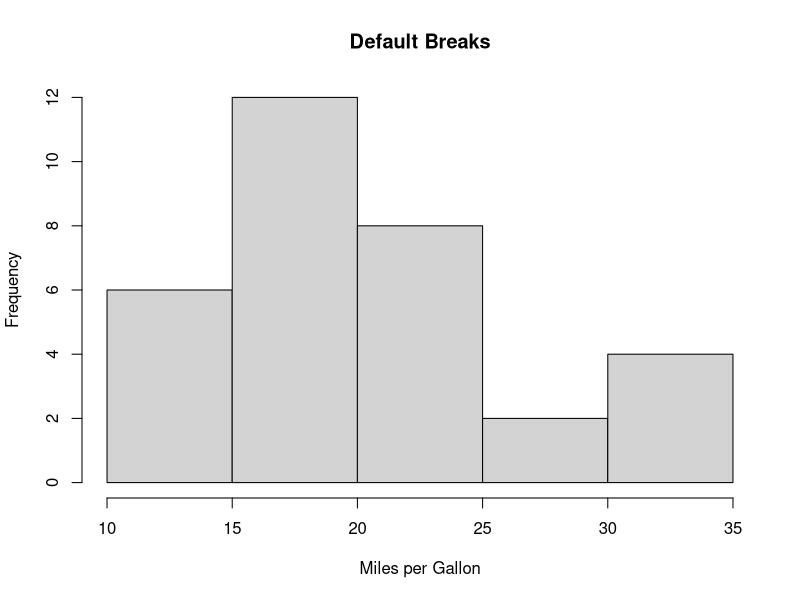
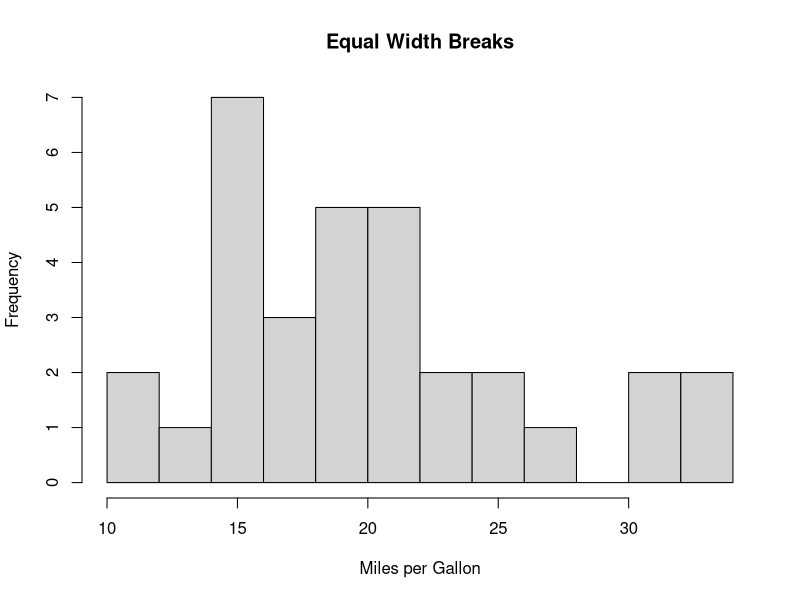
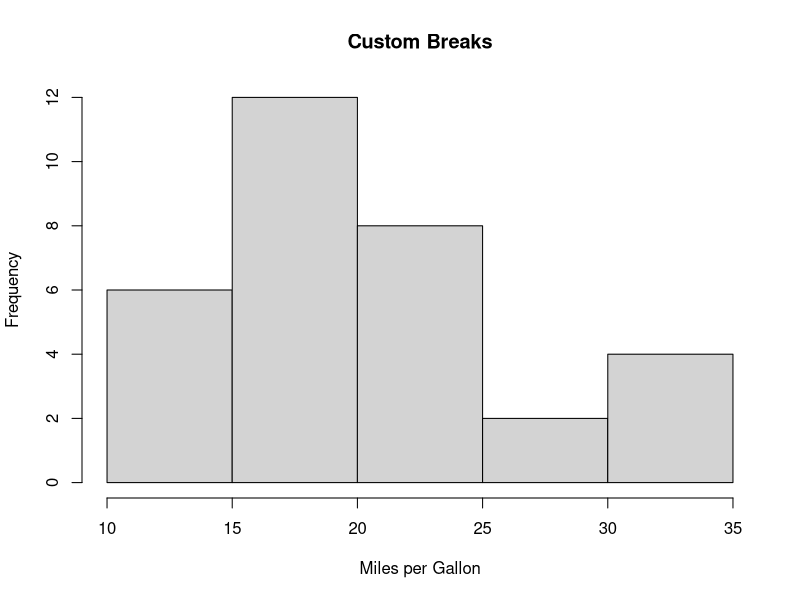
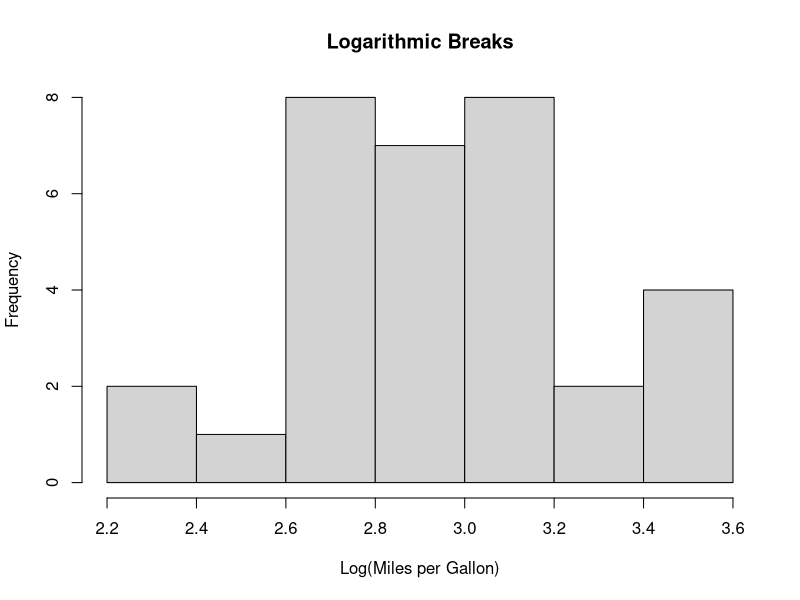

Source code (R) for these figures, in order:
## ---- chunk 1
# Create a histogram with default breaks
hist(mtcars$mpg, main = "Default Breaks", xlab = "Miles per Gallon")
## ---- chunk 2
# Create a histogram with equal-width breaks
hist(mtcars$mpg, main = "Equal Width Breaks", xlab = "Miles per Gallon", breaks = 10)
## ---- chunk 3
# Create a histogram with custom breaks
custom_breaks <- c(10, 15, 20, 25, 30, 35)
hist(mtcars$mpg, main = "Custom Breaks", xlab = "Miles per Gallon", breaks = custom_breaks)
## ---- chunk 4
# Create a histogram with logarithmic breaks
hist(log(mtcars$mpg), main = "Logarithmic Breaks", xlab = "Log(Miles per Gallon)")
